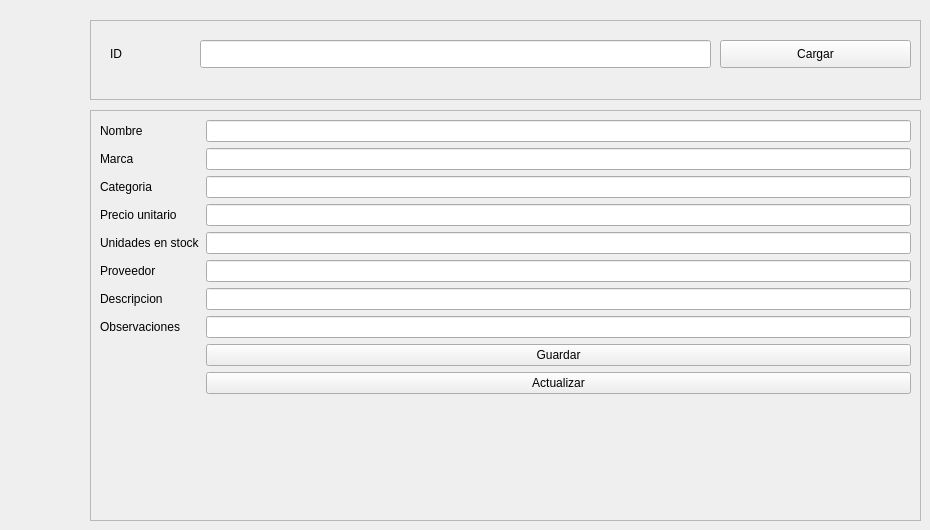
      <widget class="QWidget" name="tab_agregar_modificar_producto">
       <attribute name="title">
        <string>Agregar/Modificar producto</string>
       </attribute>
       <widget class="QFrame" name="frame">
        <property name="geometry">
         <rect>
          <x>90</x>
          <y>110</y>
          <width>831</width>
          <height>411</height>
         </rect>
        </property>
        <property name="frameShape">
         <enum>QFrame::StyledPanel</enum>
        </property>
        <property name="frameShadow">
         <enum>QFrame::Raised</enum>
        </property>
        <layout class="QFormLayout" name="formLayout">
         <item row="0" column="0">
          <widget class="QLabel" name="label_agregar_producto_nombre">
           <property name="text">
            <string>Nombre</string>
           </property>
          </widget>
         </item>
         <item row="0" column="1">
          <widget class="QLineEdit" name="lineEdit_agregar_producto_nombre"/>
         </item>
         <item row="2" column="0">
          <widget class="QLabel" name="label_agregar_producto_marca">
           <property name="text">
            <string>Marca</string>
           </property>
          </widget>
         </item>
         <item row="2" column="1">
          <widget class="QLineEdit" name="lineEdit_agregar_producto_marca"/>
         </item>
         <item row="4" column="0">
          <widget class="QLabel" name="label_agregar_producto_categoria">
           <property name="text">
            <string>Categoria</string>
           </property>
          </widget>
         </item>
         <item row="5" column="0">
          <widget class="QLabel" name="label_agregar_producto_precio_unitario">
           <property name="text">
            <string>Precio unitario</string>
           </property>
          </widget>
         </item>
         <item row="5" column="1">
          <widget class="QLineEdit" name="lineEdit_agregar_producto_precio_unitario"/>
         </item>
         <item row="7" column="0">
          <widget class="QLabel" name="label_agregar_producto_precio_unitario_2">
           <property name="text">
            <string>Unidades en stock</string>
           </property>
          </widget>
         </item>
         <item row="7" column="1">
          <widget class="QLineEdit" name="lineEdit_agregar_producto_unidades_stock"/>
         </item>
         <item row="9" column="0">
          <widget class="QLabel" name="label_agregar_producto_proveedor">
           <property name="text">
            <string>Proveedor</string>
           </property>
          </widget>
         </item>
         <item row="10" column="0">
          <widget class="QLabel" name="label_agregar_producto_descripcion">
           <property name="text">
            <string>Descripcion</string>
           </property>
          </widget>
         </item>
         <item row="10" column="1">
          <widget class="QLineEdit" name="lineEdit_agregar_producto_descripcion"/>
         </item>
         <item row="12" column="0">
          <widget class="QLabel" name="label_agregar_producto_observaciones">
           <property name="text">
            <string>Observaciones</string>
           </property>
          </widget>
         </item>
         <item row="12" column="1">
          <widget class="QLineEdit" name="lineEdit_agregar_producto_observaciones"/>
         </item>
         <item row="13" column="1">
          <widget class="QPushButton" name="pushButton_agregar_producto_guardar">
           <property name="text">
            <string>Guardar</string>
           </property>
          </widget>
         </item>
         <item row="14" column="1">
          <widget class="QPushButton" name="pushButton_actualizar_producto">
           <property name="text">
            <string>Actualizar</string>
           </property>
          </widget>
         </item>
         <item row="4" column="1">
          <widget class="QLineEdit" name="lineEdit_agregar_producto_categoria"/>
         </item>
         <item row="9" column="1">
          <widget class="QLineEdit" name="lineEdit_agregar_producto_proveedores"/>
         </item>
        </layout>
       </widget>
       <widget class="QFrame" name="frame_3">
        <property name="geometry">
         <rect>
          <x>90</x>
          <y>20</y>
          <width>831</width>
          <height>80</height>
         </rect>
        </property>
        <property name="frameShape">
         <enum>QFrame::StyledPanel</enum>
        </property>
        <property name="frameShadow">
         <enum>QFrame::Raised</enum>
        </property>
        <widget class="QLabel" name="label_buscar_producto_por_id">
         <property name="geometry">
          <rect>
           <x>20</x>
           <y>20</y>
           <width>64</width>
           <height>28</height>
          </rect>
         </property>
         <property name="text">
          <string>ID</string>
         </property>
        </widget>
        <widget class="QLineEdit" name="lineEdit_buscar_producto_por_id">
         <property name="geometry">
          <rect>
           <x>110</x>
           <y>20</y>
           <width>511</width>
           <height>28</height>
          </rect>
         </property>
        </widget>
        <widget class="QPushButton" name="pushButton_cargar_producto_desde_id">
         <property name="geometry">
          <rect>
           <x>630</x>
           <y>20</y>
           <width>191</width>
           <height>28</height>
          </rect>
         </property>
         <property name="text">
          <string>Cargar</string>
         </property>
        </widget>
       </widget>
       <zorder>frame_3</zorder>
       <zorder>frame</zorder>
      </widget>
